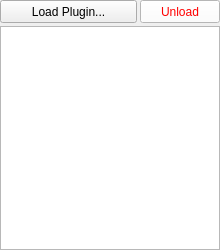
<?xml version="1.0" encoding="UTF-8"?>
<ui version="4.0">
 <class>DockWidgetPluginList</class>
 <widget class="QDockWidget" name="DockWidgetPluginList">
  <property name="geometry">
   <rect>
    <x>0</x>
    <y>0</y>
    <width>220</width>
    <height>250</height>
   </rect>
  </property>
  <property name="sizePolicy">
   <sizepolicy hsizetype="Preferred" vsizetype="Preferred">
    <horstretch>0</horstretch>
    <verstretch>0</verstretch>
   </sizepolicy>
  </property>
  <property name="minimumSize">
   <size>
    <width>220</width>
    <height>100</height>
   </size>
  </property>
  <property name="maximumSize">
   <size>
    <width>524287</width>
    <height>524287</height>
   </size>
  </property>
  <property name="allowedAreas">
   <set>Qt::BottomDockWidgetArea|Qt::LeftDockWidgetArea|Qt::RightDockWidgetArea</set>
  </property>
  <property name="windowTitle">
   <string>Plugins Manager</string>
  </property>
  <widget class="QWidget" name="dockWidgetContents">
   <property name="sizePolicy">
    <sizepolicy hsizetype="Preferred" vsizetype="Preferred">
     <horstretch>0</horstretch>
     <verstretch>0</verstretch>
    </sizepolicy>
   </property>
   <layout class="QVBoxLayout" name="verticalLayout">
    <property name="spacing">
     <number>3</number>
    </property>
    <property name="leftMargin">
     <number>0</number>
    </property>
    <property name="topMargin">
     <number>0</number>
    </property>
    <property name="rightMargin">
     <number>0</number>
    </property>
    <property name="bottomMargin">
     <number>0</number>
    </property>
    <item>
     <layout class="QHBoxLayout" name="horizontalLayout">
      <property name="spacing">
       <number>3</number>
      </property>
      <item>
       <widget class="QPushButton" name="plugLoadButton">
        <property name="sizePolicy">
         <sizepolicy hsizetype="MinimumExpanding" vsizetype="Fixed">
          <horstretch>0</horstretch>
          <verstretch>0</verstretch>
         </sizepolicy>
        </property>
        <property name="minimumSize">
         <size>
          <width>90</width>
          <height>23</height>
         </size>
        </property>
        <property name="maximumSize">
         <size>
          <width>16777215</width>
          <height>23</height>
         </size>
        </property>
        <property name="styleSheet">
         <string notr="true"/>
        </property>
        <property name="text">
         <string>Load Plugin...</string>
        </property>
        <property name="flat">
         <bool>false</bool>
        </property>
       </widget>
      </item>
      <item>
       <widget class="QPushButton" name="plugUnloadButton">
        <property name="enabled">
         <bool>true</bool>
        </property>
        <property name="sizePolicy">
         <sizepolicy hsizetype="Fixed" vsizetype="Fixed">
          <horstretch>0</horstretch>
          <verstretch>0</verstretch>
         </sizepolicy>
        </property>
        <property name="minimumSize">
         <size>
          <width>80</width>
          <height>23</height>
         </size>
        </property>
        <property name="maximumSize">
         <size>
          <width>80</width>
          <height>23</height>
         </size>
        </property>
        <property name="palette">
         <palette>
          <active>
           <colorrole role="Button">
            <brush brushstyle="SolidPattern">
             <color alpha="255">
              <red>255</red>
              <green>255</green>
              <blue>255</blue>
             </color>
            </brush>
           </colorrole>
           <colorrole role="ButtonText">
            <brush brushstyle="SolidPattern">
             <color alpha="255">
              <red>255</red>
              <green>0</green>
              <blue>0</blue>
             </color>
            </brush>
           </colorrole>
           <colorrole role="Base">
            <brush brushstyle="SolidPattern">
             <color alpha="255">
              <red>255</red>
              <green>255</green>
              <blue>255</blue>
             </color>
            </brush>
           </colorrole>
           <colorrole role="Window">
            <brush brushstyle="SolidPattern">
             <color alpha="255">
              <red>255</red>
              <green>255</green>
              <blue>255</blue>
             </color>
            </brush>
           </colorrole>
          </active>
          <inactive>
           <colorrole role="Button">
            <brush brushstyle="SolidPattern">
             <color alpha="255">
              <red>255</red>
              <green>255</green>
              <blue>255</blue>
             </color>
            </brush>
           </colorrole>
           <colorrole role="ButtonText">
            <brush brushstyle="SolidPattern">
             <color alpha="255">
              <red>255</red>
              <green>0</green>
              <blue>0</blue>
             </color>
            </brush>
           </colorrole>
           <colorrole role="Base">
            <brush brushstyle="SolidPattern">
             <color alpha="255">
              <red>255</red>
              <green>255</green>
              <blue>255</blue>
             </color>
            </brush>
           </colorrole>
           <colorrole role="Window">
            <brush brushstyle="SolidPattern">
             <color alpha="255">
              <red>255</red>
              <green>255</green>
              <blue>255</blue>
             </color>
            </brush>
           </colorrole>
          </inactive>
          <disabled>
           <colorrole role="Button">
            <brush brushstyle="SolidPattern">
             <color alpha="255">
              <red>255</red>
              <green>255</green>
              <blue>255</blue>
             </color>
            </brush>
           </colorrole>
           <colorrole role="ButtonText">
            <brush brushstyle="SolidPattern">
             <color alpha="255">
              <red>120</red>
              <green>120</green>
              <blue>120</blue>
             </color>
            </brush>
           </colorrole>
           <colorrole role="Base">
            <brush brushstyle="SolidPattern">
             <color alpha="255">
              <red>255</red>
              <green>255</green>
              <blue>255</blue>
             </color>
            </brush>
           </colorrole>
           <colorrole role="Window">
            <brush brushstyle="SolidPattern">
             <color alpha="255">
              <red>255</red>
              <green>255</green>
              <blue>255</blue>
             </color>
            </brush>
           </colorrole>
          </disabled>
         </palette>
        </property>
        <property name="styleSheet">
         <string notr="true"/>
        </property>
        <property name="text">
         <string>Unload</string>
        </property>
       </widget>
      </item>
     </layout>
    </item>
    <item>
     <widget class="QListWidget" name="listPlugins"/>
    </item>
   </layout>
  </widget>
 </widget>
 <resources/>
 <connections>
  <connection>
   <sender>plugUnloadButton</sender>
   <signal>clicked()</signal>
   <receiver>DockWidgetPluginList</receiver>
   <slot>removeSelectedPlugin()</slot>
   <hints>
    <hint type="sourcelabel">
     <x>174</x>
     <y>35</y>
    </hint>
    <hint type="destinationlabel">
     <x>235</x>
     <y>279</y>
    </hint>
   </hints>
  </connection>
  <connection>
   <sender>plugLoadButton</sender>
   <signal>clicked()</signal>
   <receiver>DockWidgetPluginList</receiver>
   <slot>loadPlugin()</slot>
   <hints>
    <hint type="sourcelabel">
     <x>74</x>
     <y>35</y>
    </hint>
    <hint type="destinationlabel">
     <x>235</x>
     <y>279</y>
    </hint>
   </hints>
  </connection>
  <connection>
   <sender>listPlugins</sender>
   <signal>itemDoubleClicked(QListWidgetItem*)</signal>
   <receiver>DockWidgetPluginList</receiver>
   <slot>runSelectedPlugin(QListWidgetItem*)</slot>
   <hints>
    <hint type="sourcelabel">
     <x>235</x>
     <y>306</y>
    </hint>
    <hint type="destinationlabel">
     <x>235</x>
     <y>279</y>
    </hint>
   </hints>
  </connection>
  <connection>
   <sender>listPlugins</sender>
   <signal>currentItemChanged(QListWidgetItem*,QListWidgetItem*)</signal>
   <receiver>DockWidgetPluginList</receiver>
   <slot>currentItemChanged(QListWidgetItem*,QListWidgetItem*)</slot>
   <hints>
    <hint type="sourcelabel">
     <x>235</x>
     <y>306</y>
    </hint>
    <hint type="destinationlabel">
     <x>235</x>
     <y>279</y>
    </hint>
   </hints>
  </connection>
 </connections>
 <slots>
  <slot>runSelectedPlugin(QListWidgetItem*)</slot>
  <slot>removeSelectedPlugin()</slot>
  <slot>loadPlugin()</slot>
  <slot>currentItemChanged(QListWidgetItem*,QListWidgetItem*)</slot>
 </slots>
</ui>
